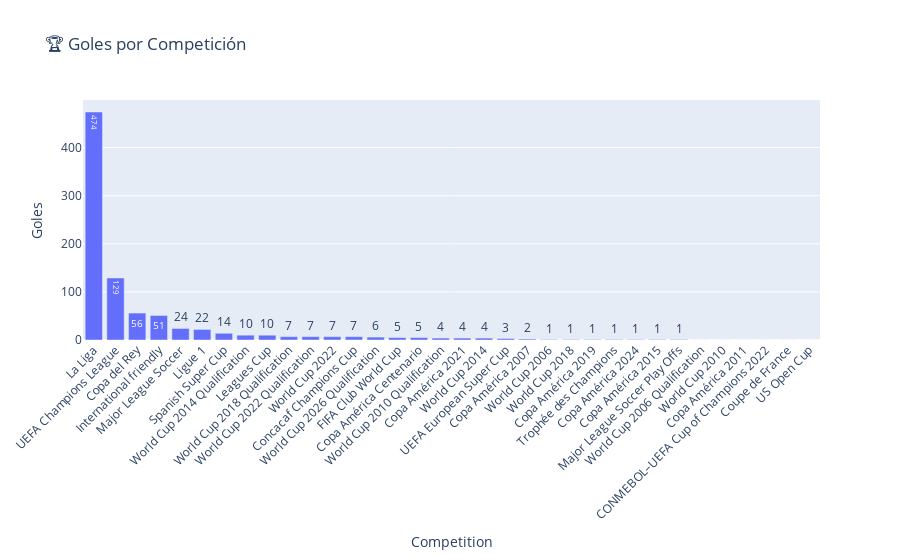

Notebook cell for this chart:
### Code cell
# Goles por competición

query = """
SELECT
  `Competition`,
  SUM(`Goals`) AS Total_Goals
FROM messi_career_data
GROUP BY `Competition`
ORDER BY Total_Goals DESC;
"""

df = pd.read_sql(query, engine)

fig = px.bar(df, x="Competition", y="Total_Goals",
             title="🏆 Goles por Competición",
             text_auto=True)
fig.update_layout(xaxis_tickangle=-45, yaxis_title="Goles")
fig.show()

### Figure 1 — Plotly figure (JSON) as saved in the notebook; plotly's stock layout.template omitted (floating-point values rounded to 4 significant figures)
{"data": [{"alignmentgroup": "True", "hovertemplate": "Competition=%{x}<br>Total_Goals=%{y}<extra></extra>", "legendgroup": "", "marker": {"color": "#636efa", "pattern": {"shape": ""}}, "name": "", "offsetgroup": "", "orientation": "v", "showlegend": false, "textposition": "auto", "texttemplate": "%{y}", "type": "bar", "x": ["La Liga", "UEFA Champions League", "Copa del Rey", "International friendly", "Major League Soccer", "Ligue 1", "Spanish Super Cup", "World Cup 2014 Qualification", "Leagues Cup", "World Cup 2018 Qualification", "World Cup 2022 Qualification", "World Cup 2022", "Concacaf Champions Cup", "World Cup 2026 Qualification", "FIFA Club World Cup", "Copa América Centenario", "World Cup 2010 Qualification", "Copa América 2021", "World Cup 2014", "UEFA European Super Cup", "Copa América 2007", "World Cup 2006", "World Cup 2018", "Copa América 2019", "Trophée des Champions", "Copa América 2024", "Copa América 2015", "Major League Soccer Play Offs", "World Cup 2006 Qualification", "World Cup 2010", "Copa América 2011", "CONMEBOL–UEFA Cup of Champions 2022", "Coupe de France", "US Open Cup"], "xaxis": "x", "y": [474, 129, 56, 51, 24, 22, 14, 10, 10, 7, 7, 7, 7, 6, 5, 5, 4, 4, 4, 3, 2, 1, 1, 1, 1, 1, 1, 1, 0, 0, 0, 0, 0, 0], "yaxis": "y"}], "layout": {"barmode": "relative", "legend": {"tracegroupgap": 0}, "title": {"text": "🏆 Goles por Competición"}, "xaxis": {"anchor": "y", "domain": [0, 1], "tickangle": -45, "title": {"text": "Competition"}}, "yaxis": {"anchor": "x", "domain": [0, 1], "title": {"text": "Goles"}}}}
